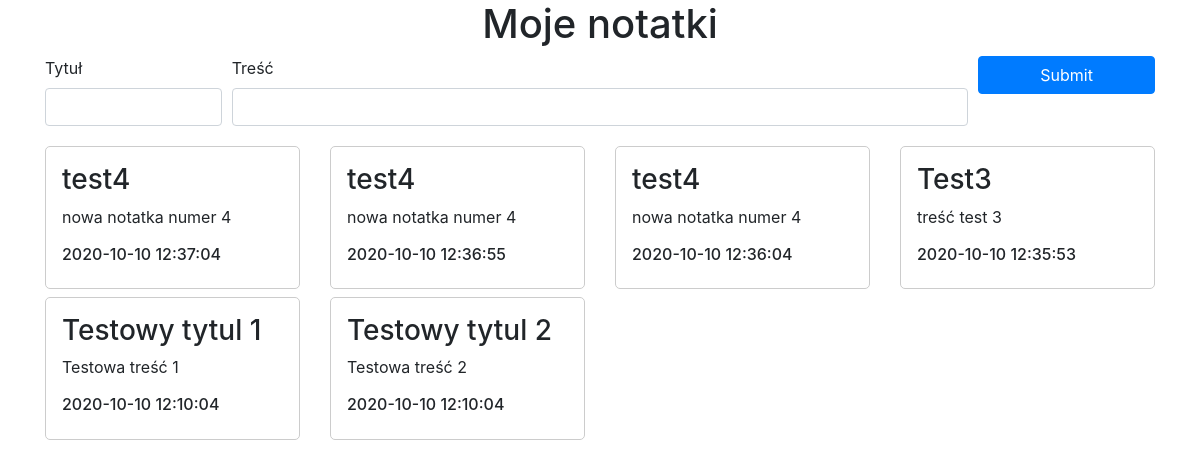
Screenshot of /2/notes/index.php with the database file from the repository.
### tables this page shows
CREATE TABLE `notes` (
  `id` int(11) NOT NULL,
  `title` varchar(128) NOT NULL,
  `content` text NOT NULL,
  `date` datetime NOT NULL DEFAULT current_timestamp()
);

### 2/notes/index.php (the view, shortened to what this page needs)
<!DOCTYPE html>
<html lang="pl">
<head>
    <link rel="stylesheet"
    href="https://stackpath.bootstrapcdn.com/bootstrap/4.5.2/css/bootstrap.min.css"
>
    <link rel="stylesheet" href="style.css">
</head>
<body>
    <?php
        $db = new mysqli('localhost', 'root', '', 'notes');
        $sql = "SELECT * FROM notes ORDER BY `date` DESC";
        $result = $db->query($sql);
    ?>
    <div class="container">
        <h1 class="text-center">Moje notatki</h1>
        <form action="#" method="POST">
        <div class="form-row">
            <div class="form-group col-md-4 col-xl-2">
                <label for="inputTitle">Tytuł</label>
                <input type="text" class="form-control" id="inputTitle" name="title">
            </div>
            <div class="form-group col-md-6 col-xl-8">
                <label for="inputContent">Treść</label>
                <input type="text" class="form-control" id="inputContent" name="content">
            </div>
            <div class="form-group col-md-2 col-xl-2">
                <input type="submit" class="btn btn-primary w-100" id="inputSubmit">
            </div>
        </div>
        </form>
        <div class="row">
            <?php
                while($row = $result->fetch_assoc()) {
                    echo '<div class="col-md-6 col-xl-3">';
                    echo '<div class="note p-3 my-1">';
                    $title = $row['title'];
                    $content = $row['content'];
                    $date = $row['date'];
                    echo "<h3>$title</h3>";
                    echo "<p>$content</p>";
                    echo "<h6>$date</h6>";
                    echo '</div>';
                    echo '</div>';
                }
            ?>
        </div>
    </div>
</body>
</html>

### 2/notes/style.css (style rules this page uses)
.note { border: 1px solid #ccc; border-radius: 5px; }

### rows the page displays
notes: title "test4", content "nowa notatka numer 4", date "2020-10-10 12:37:04"
notes: title "test4", content "nowa notatka numer 4", date "2020-10-10 12:36:55"
notes: title "test4", content "nowa notatka numer 4", date "2020-10-10 12:36:04"
notes: title "Test3", content "treść test 3", date "2020-10-10 12:35:53"
notes: title "Testowy tytul 1", content "Testowa treść 1", date "2020-10-10 12:10:04"
notes: title "Testowy tytul 2", content "Testowa treść 2", date "2020-10-10 12:10:04"
